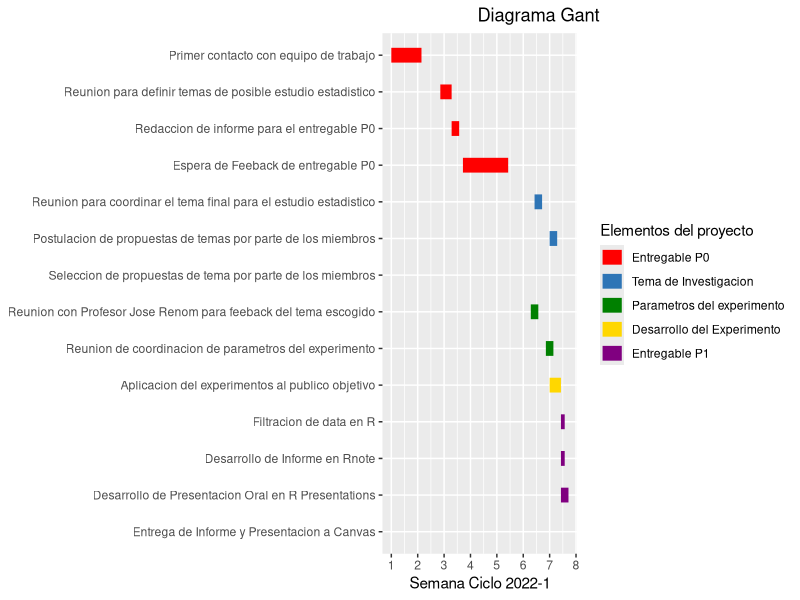
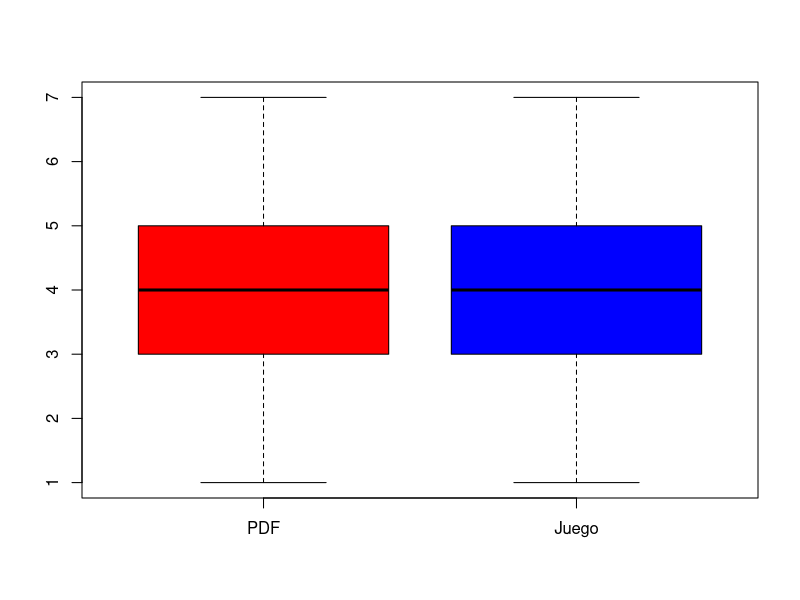
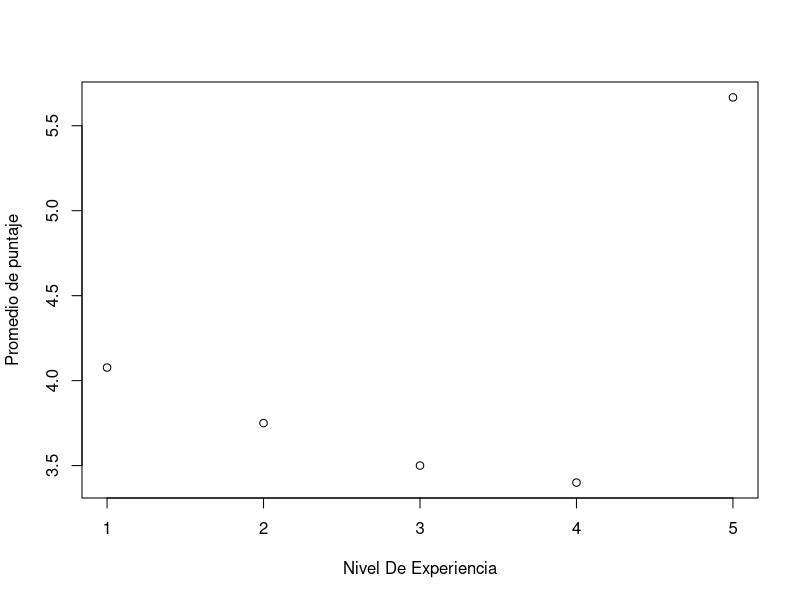
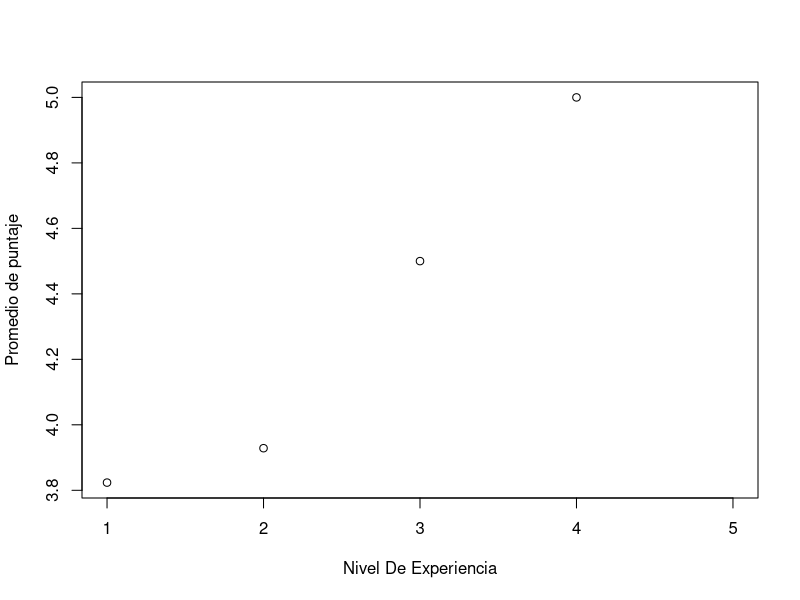
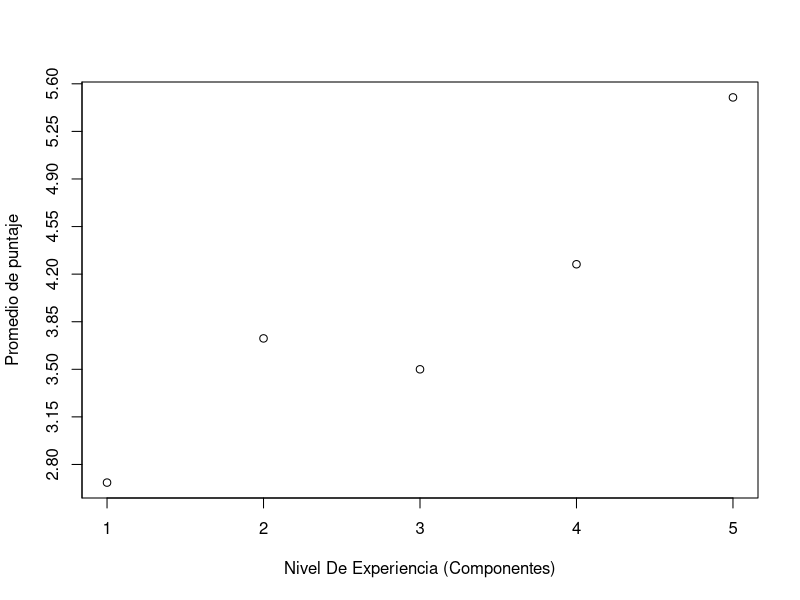
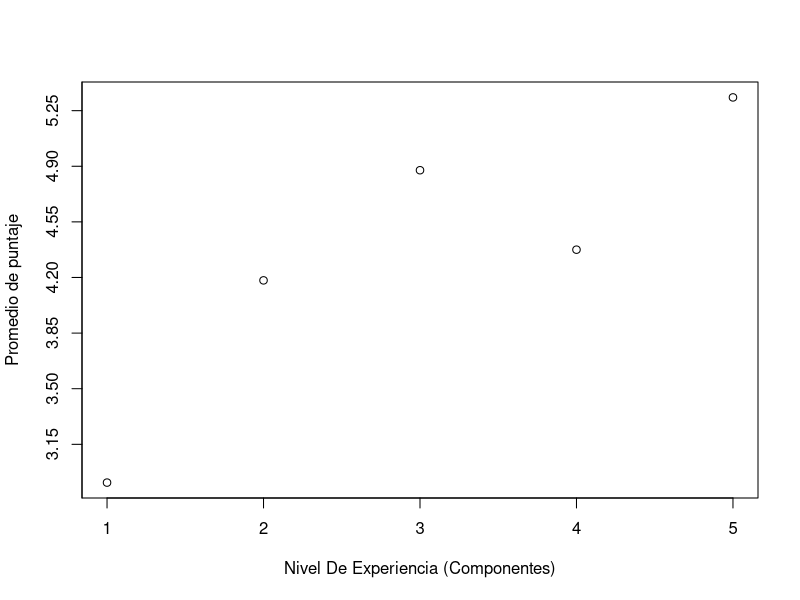
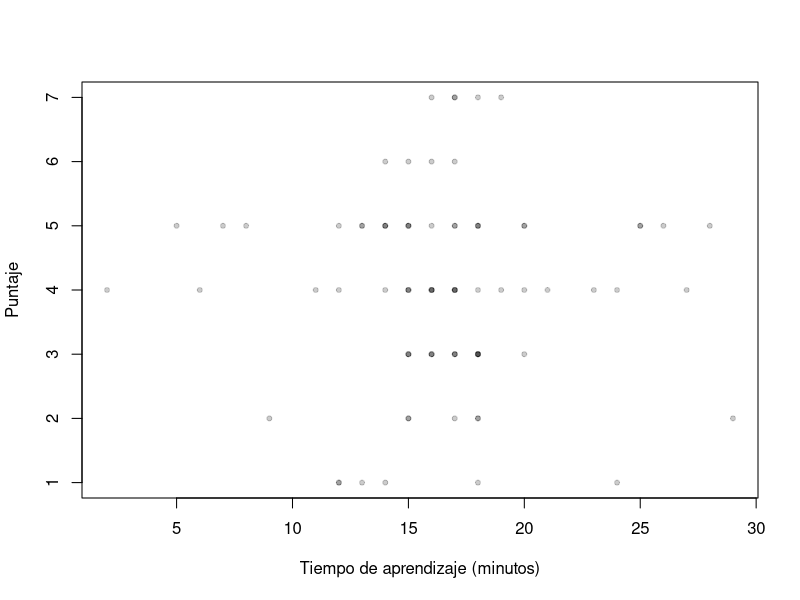
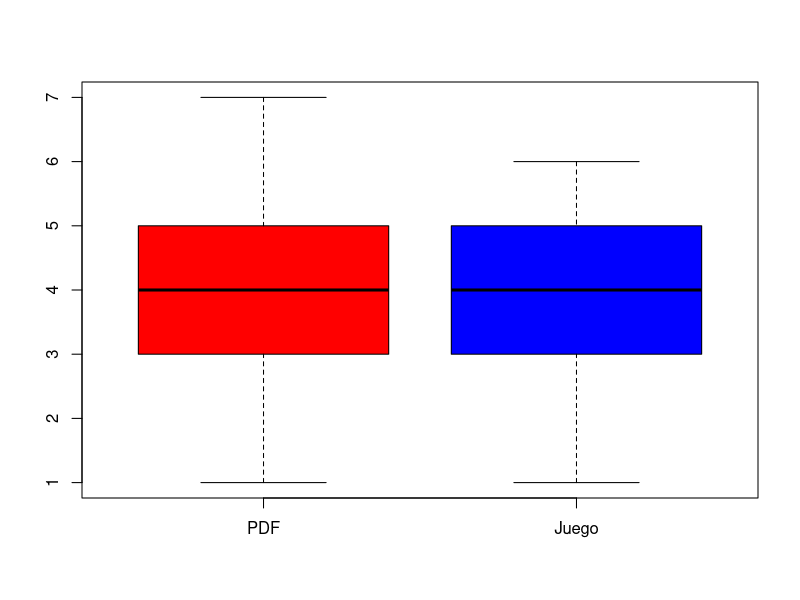

Recreate these plots in R, in order.
## ---- chunk 1
library(readr)
library(dplyr)
library(ggplot2)
library(stringr)
library(tidyverse)
library(lubridate)


gantt <- read.csv("gant.csv", h=T)
DF <- read_csv("data.csv")
## ---- chunk 2


acts <- gantt$Actividad
els <- unique(gantt$Elemento.del.Proyecto)


g.gantt <- gather(gantt, "state", "date", 4:5) %>% mutate(date = as.Date(date, "%Y.%m.%d"), Actividad=factor(Actividad, acts[length(acts):1]), Elemento.del.Proyecto =factor(Elemento.del.Proyecto, els))

actcols <- c("#FF0000", "#2E75B6", "#008000", "#FFD700", "#800080",	"#F5DEB3")


ggplot(g.gantt, aes(date, Actividad, colour = Elemento.del.Proyecto, group=Item)) +
  geom_line(size = 5) +
  scale_color_manual(values=actcols, name="Elementos del proyecto") +
  labs(x="Semana Ciclo 2022-1", y=NULL, title="                   Diagrama Gant") +
  scale_x_date(breaks=seq.Date(as.Date("2022-03-21"), as.Date("2022-6-26"), "weeks"), labels=c(1,2,3,4,5,6,7,8,9,10,11,12,13,14)) +
  theme_gray(base_size=11)



## ---- chunk 3

DF %>% rename(correo=`Ingrese su correo de UTEC!!`, tiempo=`Duración de la experiencia`, edad = `¿Cual es tu edad?`,
              sexo=`¿Con que sexo te identificas?`, ciclo=`¿En que ciclo te encuentras?`, carrera=`¿Cual es tu carrera?`, 
              experiencia_armado=`¿Cuál es tu nivel de experiencia armando computadoras?`,
              frecuencia_video=`¿Con qué frecuencia juegas videojuegos?`, 
              tipo_experiencia=`Qué experiencia realizaste:`,
              
              
              p1=`Regula y proporciona la potencia para que se activen todos los componentes de la PC:`,
              p2=`Cuenta con sus propios procesadores y memoria interna que procesa los datos de la PC y los representa en forma de texto o gráficas complejas como la de los videojuegos. Nos referimos a:`,
              p3=`¿Dónde se conecta o instala la memoria (RAM)?`,
              p4=`El CPU se calienta muy rápido; por ello, se le conecta un refrigerador o Cooler para regular el calor de este. Esta afirmación es:`,
              p5=`¿Dónde se coloca la pasta térmica?`,
              p6=`Responsable realiza cálculos basados en la interpretación de la información de ciertos componentes y les pasa el resultado a otros. Nos referimos a:`,
              p7=`¿A que parte se conecta el panel frontal de la caja (botón de encendido/apagado, USB, conector de audio, etc)?`,
              p8=`Almacena todos los datos del sistema operativo, los programas y las fotos, la música y los vídeos del usuario. Es decir, es el dispositivo de almacenamiento del ordenador.`,
              
              
              satisfaccion=`Nivel de satisfacción al realizar el juego o leer el documento pdf:`,
              conoci_previo=`¿Cuál es tu nivel de conocimiento (previo a la experiencia) sobre componentes de computadora?`
              ) ->DF
## ---- chunk 4
DF$tiempo <- gsub("\\.", ":", DF$tiempo)
DF$tiempo <- gsub(" ", "", DF$tiempo)
DF$tiempo <- gsub("minutos", "", DF$tiempo)
DF$tiempo <- gsub("min", "", DF$tiempo)
DF$tiempo <- gsub("pm", "", DF$tiempo)

iterator = 1
for (palabras in DF$tiempo){
  if(!is.na(palabras)){  
    if(nchar(palabras)<3){
            DF$tiempo[iterator] <- paste0(DF$tiempo[iterator],":00")
            
      }
    }
          
    iterator = iterator + 1
}

DF <- DF[complete.cases(DF$tiempo),]
Duracion <- c()

for (duracion in DF$tiempo)
{
    minuto <- str_extract(duracion, "[0-9]*")
    Duracion <- append(Duracion, strtoi(minuto))
}
DF$tiempo <-Duracion
## ---- chunk 5
iterator = 1
for (palabras in DF$tipo_experiencia){
  if(!is.na(palabras)){  
    if(palabras=="Leer Documento"){
            DF$tipo_experiencia[iterator] <- paste0(DF$tipo_experiencia[iterator]," PDF")
            #print(iterator)
      }
    }
          
    iterator = iterator + 1
}
## ---- chunk 6
score_vector = c()

for (ans in DF$p1)
{
  if (!is.na(ans))
  {
    if (ans == "Fuente de alimentación (PSU) o sistema de alimentación")
    {
      score_vector <- append(score_vector, 1)
    }
    else
    {
      score_vector <- append(score_vector, 0)
    }  
  }
  else
  {
    score_vector <- append(score_vector, 0)
  }
  
}

iterator = 1
for (ans in DF$p2)
{
  if (!is.na(ans))
  {
    if (ans == "Tarjeta gráfica (GPU)")
    {
      score_vector[iterator] = score_vector[iterator] + 1
    }  
  }
  
  iterator = iterator + 1
}


iterator = 1
for (ans in DF$p6)
{
  if (!is.na(ans))
  {
    if (ans == "Unidad central de procesamiento o Procesador (CPU)")
    {
      score_vector[iterator] <- score_vector[iterator] + 1
    }  
  }
  
  iterator = iterator + 1
}


iterator = 1
for (ans in DF$p8)
{
  if (!is.na(ans))
  {
    if (ans == "Disco Duro")
    {
      score_vector[iterator] <- score_vector[iterator] + 1
    }  
  }
  
  iterator = iterator + 1
}

iterator = 1
for (ans in DF$p3)
{
  if (!is.na(ans))
  {
    if (ans == "Placa base (Motherboard)")
    {
      score_vector[iterator] <- score_vector[iterator] + 1
    }  
  }
  
  iterator = iterator + 1
}

iterator = 1
for (ans in DF$p5)
{
  if (!is.na(ans))
  {
    if (ans == "Unidad central de procesamiento o Procesador (CPU)")
    {
      score_vector[iterator] <- score_vector[iterator] + 1
    }  
  }
  
  iterator = iterator + 1
}

iterator = 1
for (ans in DF$p7)
{
  if (!is.na(ans))
  {
    if (ans == "Placa base (Motherboard)")
    {
      score_vector[iterator] <- score_vector[iterator] + 1
    }  
  }
  
  iterator = iterator + 1
}



DF_scored <- cbind(DF, score_vector)


## ---- chunk 7
class_learning <- DF_scored[DF_scored$tipo_experiencia == 'Leer Documento PDF',]


game_learning <- DF_scored[DF_scored$tipo_experiencia == 'Jugar PC Simulator',]


game_learning_cortado <- head(game_learning, nrow(class_learning) - nrow(game_learning))


data <- data.frame(class_learning$score_vector, game_learning_cortado$score_vector)
boxplot(data,names = c("PDF", "Juego"), col=c("Red", "Blue"))
## ---- chunk 8
score_mean <- c(0,0,0,0,0)
number_to_divide <- c(0,0,0,0,0)

for (row in 1:nrow(class_learning))
{
  score_mean[class_learning[row, "experiencia_armado"]] <- score_mean[class_learning[row, "experiencia_armado"]] + class_learning[row, "score_vector"]
  number_to_divide[class_learning[row, "experiencia_armado"]] <- number_to_divide[class_learning[row, "experiencia_armado"]] + 1
}

for (iterator in 1:5)
{
  score_mean[iterator] = score_mean[iterator]/number_to_divide[iterator]
}


possible <- c(1,2,3,4,5)

plot(possible, score_mean, xlab = "Nivel De Experiencia", ylab = "Promedio de puntaje")


## ---- chunk 9
score_mean <- score_mean[complete.cases(score_mean)]
score_mean <- c(0,0,0,0,0)
number_to_divide <- c(0,0,0,0,0)

for (row in 1:nrow(game_learning_cortado))
{
  score_mean[game_learning_cortado[row, "experiencia_armado"]] <- score_mean[game_learning_cortado[row, "experiencia_armado"]] + game_learning_cortado[row, "score_vector"]
  number_to_divide[game_learning_cortado[row, "experiencia_armado"]] <- number_to_divide[game_learning_cortado[row, "experiencia_armado"]] + 1
}

for (iterator in 1:5)
{
  score_mean[iterator] = score_mean[iterator]/number_to_divide[iterator]
}

possible <- c(1,2,3,4,5)

plot(possible, score_mean, xlab = "Nivel De Experiencia", ylab = "Promedio de puntaje")

## ---- chunk 10
score_mean <- score_mean[complete.cases(score_mean)]
score_mean <- c(0,0,0,0,0)
number_to_divide <- c(0,0,0,0,0)

for (row in 1:nrow(class_learning))
{
  score_mean[class_learning[row, "conoci_previo"]] <- score_mean[class_learning[row, "conoci_previo"]] + class_learning[row, "score_vector"]
  number_to_divide[class_learning[row, "conoci_previo"]] <- number_to_divide[class_learning[row, "conoci_previo"]] + 1
}

for (iterator in 1:5)
{
  score_mean[iterator] = score_mean[iterator]/number_to_divide[iterator]
}

possible <- c(1,2,3,4,5)

plot(possible,score_mean, xlab = "Nivel De Experiencia (Componentes)", ylab = "Promedio de puntaje", yaxp=c(0,7,20))

## ---- chunk 11
score_mean <- score_mean[complete.cases(score_mean)]
score_mean <- c(0,0,0,0,0)
number_to_divide <- c(0,0,0,0,0)

for (row in 1:nrow(game_learning_cortado))
{
  score_mean[game_learning_cortado[row, "conoci_previo"]] <- score_mean[game_learning_cortado[row, "conoci_previo"]] + game_learning_cortado[row, "score_vector"]
  number_to_divide[game_learning_cortado[row, "conoci_previo"]] <- number_to_divide[game_learning_cortado[row, "conoci_previo"]] + 1
}

for (iterator in 1:5)
{
  score_mean[iterator] = score_mean[iterator]/number_to_divide[iterator]
}

possible <- c(1,2,3,4,5)

plot(possible,score_mean, xlab = "Nivel De Experiencia (Componentes)", ylab = "Promedio de puntaje", yaxp=c(0,7,20))

## ---- chunk 12

plot(DF_scored$tiempo, DF_scored$score_vector, pch = 20, col = rgb(0, 0, 0, 0.2), xlab="Tiempo de aprendizaje (minutos)", ylab="Puntaje")

## ---- chunk 13
DF <- DF[complete.cases(DF),]
## ---- chunk 14
score_vector = c()
for (ans in DF$p1)
{
  if (!is.na(ans))
  {
    if (ans == "Fuente de alimentación (PSU) o sistema de alimentación")
    {
      score_vector <- append(score_vector, 1)
    }
    else
    {
      score_vector <- append(score_vector, 0)
    }  
  }
  else
  {
    score_vector <- append(score_vector, 0)
  }
  
}
iterator = 1
for (ans in DF$p2)
{
  if (!is.na(ans))
  {
    if (ans == "Tarjeta gráfica (GPU)")
    {
      score_vector[iterator] = score_vector[iterator] + 1
    }  
  }
  
  iterator = iterator + 1
}
iterator = 1
for (ans in DF$p6)
{
  if (!is.na(ans))
  {
    if (ans == "Unidad central de procesamiento o Procesador (CPU)")
    {
      score_vector[iterator] <- score_vector[iterator] + 1
    }  
  }
  
  iterator = iterator + 1
}
iterator = 1
for (ans in DF$p8)
{
  if (!is.na(ans))
  {
    if (ans == "Disco Duro")
    {
      score_vector[iterator] <- score_vector[iterator] + 1
    }  
  }
  
  iterator = iterator + 1
}
iterator = 1
for (ans in DF$p3)
{
  if (!is.na(ans))
  {
    if (ans == "Placa base (Motherboard)")
    {
      score_vector[iterator] <- score_vector[iterator] + 1
    }  
  }
  
  iterator = iterator + 1
}
iterator = 1
for (ans in DF$p5)
{
  if (!is.na(ans))
  {
    if (ans == "Unidad central de procesamiento o Procesador (CPU)")
    {
      score_vector[iterator] <- score_vector[iterator] + 1
    }  
  }
  
  iterator = iterator + 1
}
iterator = 1
for (ans in DF$p7)
{
  if (!is.na(ans))
  {
    if (ans == "Placa base (Motherboard)")
    {
      score_vector[iterator] <- score_vector[iterator] + 1
    }  
  }
  
  iterator = iterator + 1
}
DF_scored <- cbind(DF, score_vector)
## ---- chunk 15
class_learning <- DF_scored[DF_scored$tipo_experiencia == 'Leer Documento PDF',]
game_learning <- DF_scored[DF_scored$tipo_experiencia == 'Jugar PC Simulator',]
game_learning_cortado <- head(game_learning, nrow(class_learning) - nrow(game_learning))
#nrow(game_learning_cortado)
data <- data.frame(class_learning$score_vector, game_learning_cortado$score_vector)
boxplot(data,names = c("PDF", "Juego"), col=c("Red", "Blue"))
## ---- chunk 16
class_learning <- DF_scored[DF_scored$tipo_experiencia == 'Leer Documento PDF',]
game_learning <- DF_scored[DF_scored$tipo_experiencia == 'Jugar PC Simulator',]
game_learning_cortado <- head(game_learning, nrow(class_learning) - nrow(game_learning))

#nrow(class_learning)
#game_learning
#nrow(game_learning_cortado)
data <- data.frame(class_learning$satisfaccion, game_learning_cortado$satisfaccion)


boxplot(data,names = c("PDF", "Juego"), col=c("red", "blue"))
#mean(class_learning$satisfaccion)
#mean(game_learning_cortado$satisfaccion)
## ---- chunk 17
passed <- c(DF_scored$score_vector > 3)
avg <- sum(passed == TRUE)/length(passed)
avg
## ---- chunk 18
plot(dbinom(1:68,68,avg), xlab="Numero de intentos", ylab="Probabilidad")
## ---- chunk 19
Esperanza <- length(DF_scored$score_vector)*avg
Esperanza
## ---- chunk 20
length(DF_scored$score_vector)
## ---- chunk 21
passed_class <- c(class_learning$score_vector > 3)
avg_class <- sum(passed_class == TRUE)/length(passed_class)
passed_game <- c(game_learning$score_vector > 3)
avg_game <- sum(passed_game == TRUE)/length(passed_class)
c1 <- rgb(255,0,0,max = 255, alpha = 255, names = "lt.blue")
c2 <- rgb(0,0,255, max = 255, alpha = 255, names = "lt.pink")
plot(dbinom(1:68,68,avg_class), col = c1, ylab = "Probabilidad", ylim=c(0,0.2), xlab="Numero de intentos");par(new=TRUE, mgp = c(5, 1, 0))
plot(dbinom(1:68,68,avg_game), col = c2, ylab=NULL,ylim=c(0,0.2))
legend(1, 0.2, legend=c("PDF", "Juego"), col=c("red", "blue"), lty=1:1, cex=0.8)
## ---- chunk 22
passed_class <- c(class_learning$score_vector > 3)
avg_class <- sum(passed_class == TRUE)/length(passed_class)
passed_game <- c(game_learning$score_vector > 3)
avg_game <- sum(passed_game == TRUE)/length(passed_class)
c1 <- rgb(255,0,0,max = 255, alpha = 255, names = "lt.blue")
c2 <- rgb(0,0,255, max = 255, alpha = 255, names = "lt.pink")
plot(dgeom(1:68,avg_class), col = c1, ylab = "Probabilidad", ylim=c(0,0.2), xlab="Numero de intentos antes de un fallo");par(new=TRUE, mgp = c(5, 1, 0))
plot(dgeom(1:68,avg_game), col = c2, ylab=NULL,ylim=c(0,0.2))
legend(22, 0.2, legend=c("PDF", "Juego"), col=c("red", "blue"), lty=1:1, cex=0.8)
## ---- chunk 23
avg_class <- sum(class_learning$score_vector)/(length(passed_class)*7)
avg_class
avg_game <- sum(game_learning$score_vector)/(length(passed_class)*7)
avg_game
plot(dbinom(0:7,7,avg_class), col=c1, ylim=c(0,0.5), ylab="Probabilidad", xlab="Nota", main=NULL);par(new=TRUE, mgp = c(5, 1, 0))
plot(dbinom(0:7,7,avg_game), col=c2, ylab=NULL, main=NULL, ylim=c(0,0.5));par(new=TRUE, mgp = c(5, 1, 0))
plot(dbinom(0:7,7,0.25), ylab=NULL, ylim=c(0,0.5), main=NULL)
legend(6.2, 0.5, legend=c("PDF", "Juego", "Azar"), col=c("red", "blue", "black"), lty=1:1, cex=0.8)
